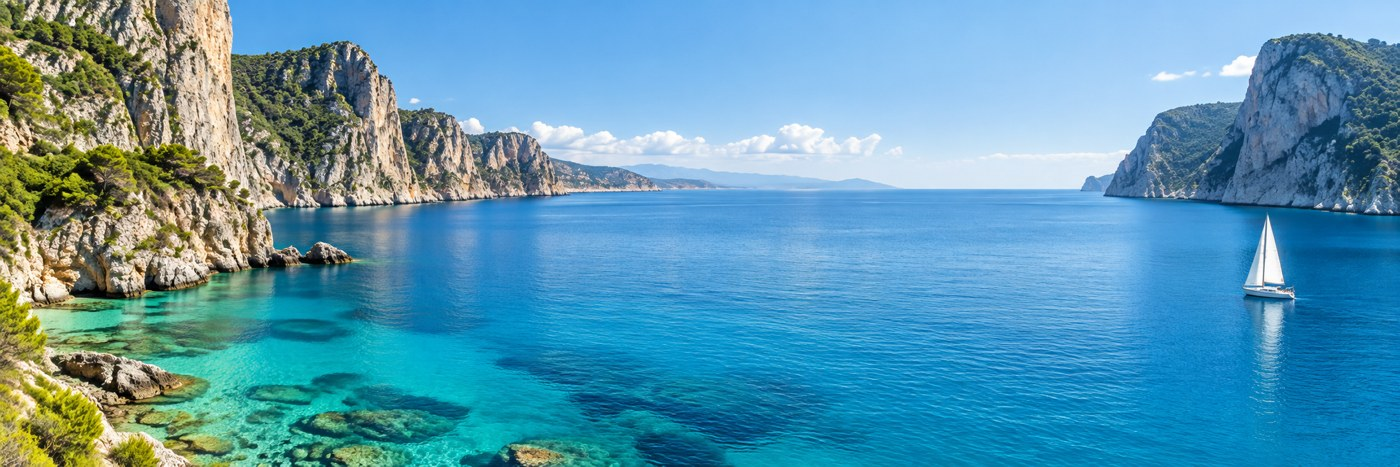
#> input picture tests/fixtures/photos/boat-panorama.jpg, 1400 x 467 px
$ python -i subject.py   (imports and definitions only)
#> lines starting #> are read from the running program, lines starting #| are printed output that depends on the picture
#> further down, picture is the input picture: PIL image 1400x467 RGB; mean R, G, B 89.9, 151.7, 176.3
"""Find the part of a photo that matters, so crops keep it.

Order of preference:
  1. a subject box given in the design (author knows best)
  2. faces, when OpenCV is installed (people are almost always the subject)
  3. saliency: colour contrast + spectral residual on a small copy, then the strongest region
  4. centre box fallback (flagged `assumed`)

Pillow is needed for 2–3; numpy makes 3 exact, and without it a gradient-energy map is used.
Only data: URIs are decoded (the server never opens paths or URLs from a design). Images over
40 megapixels are refused; everything else is analysed on a copy of at most 800 px. Results are
cached per image.
Returned boxes are image-relative, 0..1: [x, y, w, h].
"""
from __future__ import annotations

import base64
import io
import math
import hashlib
import warnings

CENTRE = [0.2, 0.2, 0.6, 0.6]


MAX_PIXELS = 40_000_000     # refuse decompression bombs before decoding
WORK_SIZE = 800             # analyse a copy no larger than this
_cache: dict[str, dict] = {}


# [27 lines left out: function _open, not called in this run]


_models: dict = {}


def _model(kind: str):
    """OpenCV detectors are loaded once per process (loading the XML each time cost ~0.3 s per photo)."""
    if kind not in _models:
        import cv2
        if kind == 'people':
            m = cv2.HOGDescriptor()
            m.setSVMDetector(cv2.HOGDescriptor_getDefaultPeopleDetector())
        else:
            name = {'face': 'haarcascade_frontalface_default.xml', 'eye': 'haarcascade_eye.xml'}[kind]
            m = cv2.CascadeClassifier(cv2.data.haarcascades + name)
        _models[kind] = m
    return _models[kind]


# [11 lines left out: function _looks_like_skin, not called in this run]


def _is_monochrome(img) -> bool:
    """Greyscale, sepia-free duotone or tinted photos: chroma barely varies across the image."""
    import numpy as np
    a = np.asarray(img.convert('YCbCr').resize((64, 64)), dtype=float)
    return a[..., 1].std() < 4 and a[..., 2].std() < 4


def _faces(img, omap=None):
    try:
        import cv2
        import numpy as np
    except ImportError:
        return None
    if not hasattr(cv2, 'CascadeClassifier'):   # OpenCV 5 dropped it; requirements pin 4.x
        return None
    try:
        grey = cv2.cvtColor(np.asarray(img), cv2.COLOR_RGB2GRAY)
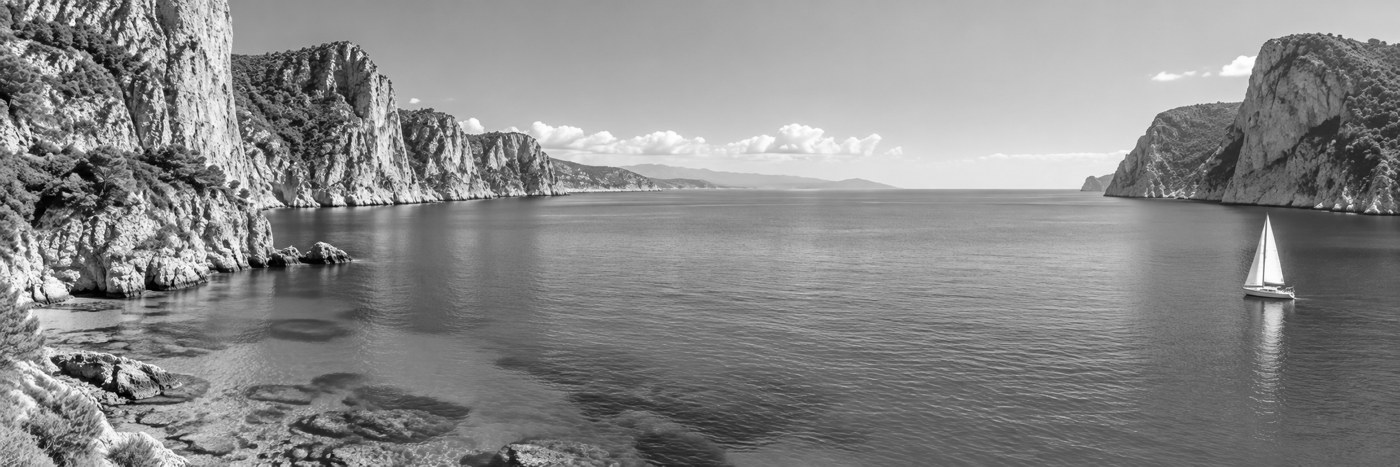
#> grey: shape (467, 1400); min 0, max 255, mean 136
        cascade = _model('face')
        side = max(24, min(grey.shape) // 20)          # ignore "faces" smaller than 5% of the photo
#> side = 24
        found = cascade.detectMultiScale(grey, 1.1, 6, minSize=(side, side))
#> found = ()
    except Exception:
        return None
    if _is_monochrome(img):
        # black-and-white / duotone: skin colour can't be judged, so demand much stronger Haar evidence
#> in _is_monochrome, `a = np.asarray(img.convert('YCbCr').resize((64, 64)), dtype=float)`:
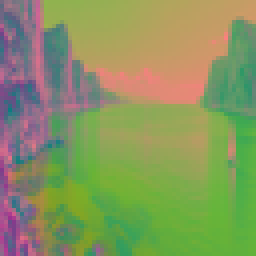
#> a: shape (64, 64, 3) float64 (shown 4 times larger); mean R, G, B 135.6, 150.3, 94.6
        found = cascade.detectMultiScale(grey, 1.1, 10, minSize=(side, side))
    else:
        found = [f for f in found if _looks_like_skin(img, f)]   # Haar alone fires on grass, rocks, fabric
#> found = []
    # and a face must show at least one eye in its upper half: ice cubes in a caramel latte pass the
    # face and skin tests, but have no eyes (Pari's round-3 false positive)
    eyes = _model('eye')
    # [4 lines left out: function has_eye, not called in this run]
    # faces too small for reliable eye detection must instead survive a much stricter face pass
    strict = cascade.detectMultiScale(grey, 1.1, 9, minSize=(side, side))
#> strict = ()
    def strong(f):
        return any(_iou([*f], [*s]) >= .5 for s in strict)
    # [5 lines left out: function on_subject, not called in this run]
    found = [f for f in found if on_subject(f) and (has_eye(f) or (f[2] < 60 and strong(f)))]
    if len(found):
        # faces under half the main face's size are usually blurred background people; keep them only
        # when both eyes are clearly visible (the third friend walking behind is sharp, a stranger isn't)
        biggest = max(f[2] for f in found)
        def eyes_n(f):
            x, y, w, h = (int(v) for v in f)
            return len(eyes.detectMultiScale(grey[y:y + int(h * .6), x:x + w], 1.1, 3, minSize=(max(8, w // 10),) * 2))
        # (when the object model confirms the face sits on a salient person, one eye is enough: small, slightly
        # soft faces of people walking behind lose the second eye at lower resolutions)
        found = [f for f in found if f[2] >= biggest * .5
                 or (f[2] >= biggest * .3 and (eyes_n(f) >= 2 or (omap is not None and on_subject(f, .6) and eyes_n(f) >= 1)))]
    if len(found) == 0:
        return None
    W, H = img.size
    # each face gets its own box: the detected face plus modest padding for hair and chin, the way
    # face-aware croppers frame a face (focus on the head, not the torso). The union is only used to
    # describe "everyone"; crops and markers use the separate faces.
    boxes = []
    for fx, fy, fw, fh in sorted(found, key=lambda f: f[0]):        # numbered left to right
        boxes.append((max(0, fx - fw * .25), max(0, fy - fh * .3), min(W, fx + fw * 1.25), min(H, fy + fh * 1.3)))
    parts = [[float(b[0] / W), float(b[1] / H), float((b[2] - b[0]) / W), float((b[3] - b[1]) / H)] for b in boxes]
    x0 = min(b[0] for b in boxes); y0 = min(b[1] for b in boxes)
    x1 = max(b[2] for b in boxes); y1 = max(b[3] for b in boxes)
    return [float(x0 / W), float(y0 / H), float((x1 - x0) / W), float((y1 - y0) / H)], parts


# [225 lines left out: functions _people, _rgb_to_lab, saliency_map, _otsu, box_from_map, find_subject, not called in this run]


MODEL_PATH = __import__('pathlib').Path(__file__).resolve().parent / 'models' / 'u2netp.onnx'
SAVED_FILE = MODEL_PATH.parents[3] / 'examples' / 'subjects-cache.json'


# [21 lines left out: functions _stamp, load_saved, not called in this run]


_saved: dict = {}
_MODEL_LOCK = __import__('threading').Lock()


# [113 lines left out: functions _u2net, object_map, objects_from_map, not called in this run]


YOLOX_PATH = MODEL_PATH.parent / 'yolox_nano.onnx'


# [12 lines left out: function _yolox, not called in this run]


YUNET_PATH = MODEL_PATH.parent / 'face_detection_yunet_2023mar.onnx'


# [323 lines left out: functions _closeup_face, _persons, _accept_people, _people_result, _detect, reframe and 3 more, not called in this run]

>>> from PIL import Image
>>> picture = Image.open('../../tests/fixtures/photos/boat-panorama.jpg')
>>> result = _faces(picture)
